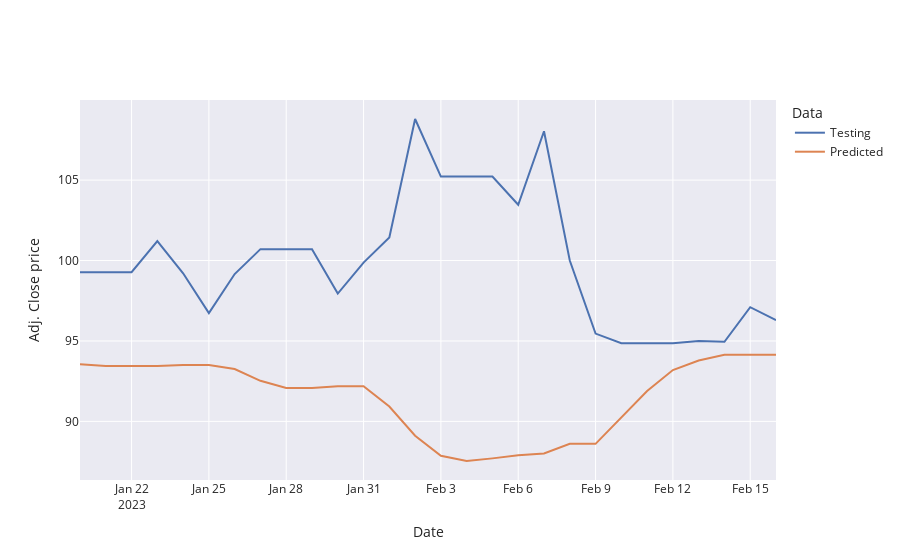

The notebook cell this image was saved under:
### Markdown cell above
### 4.4. Model Evaluation

### Code cell
fig = go.Figure(
    [
        go.Scatter(
            name="Testing",
            x=test_data.index,
            y=test_data["Adj Close"],
            mode="lines",
        ),
        go.Scatter(
            name="Predicted",
            x=pred.index,
            y=pred,
            mode="lines",
        ),
    ]
).update_layout(
    yaxis_title="Adj. Close price",
    xaxis_title="Date",
    legend_title="Data",
)
fig.update_layout(template="seaborn").show()
